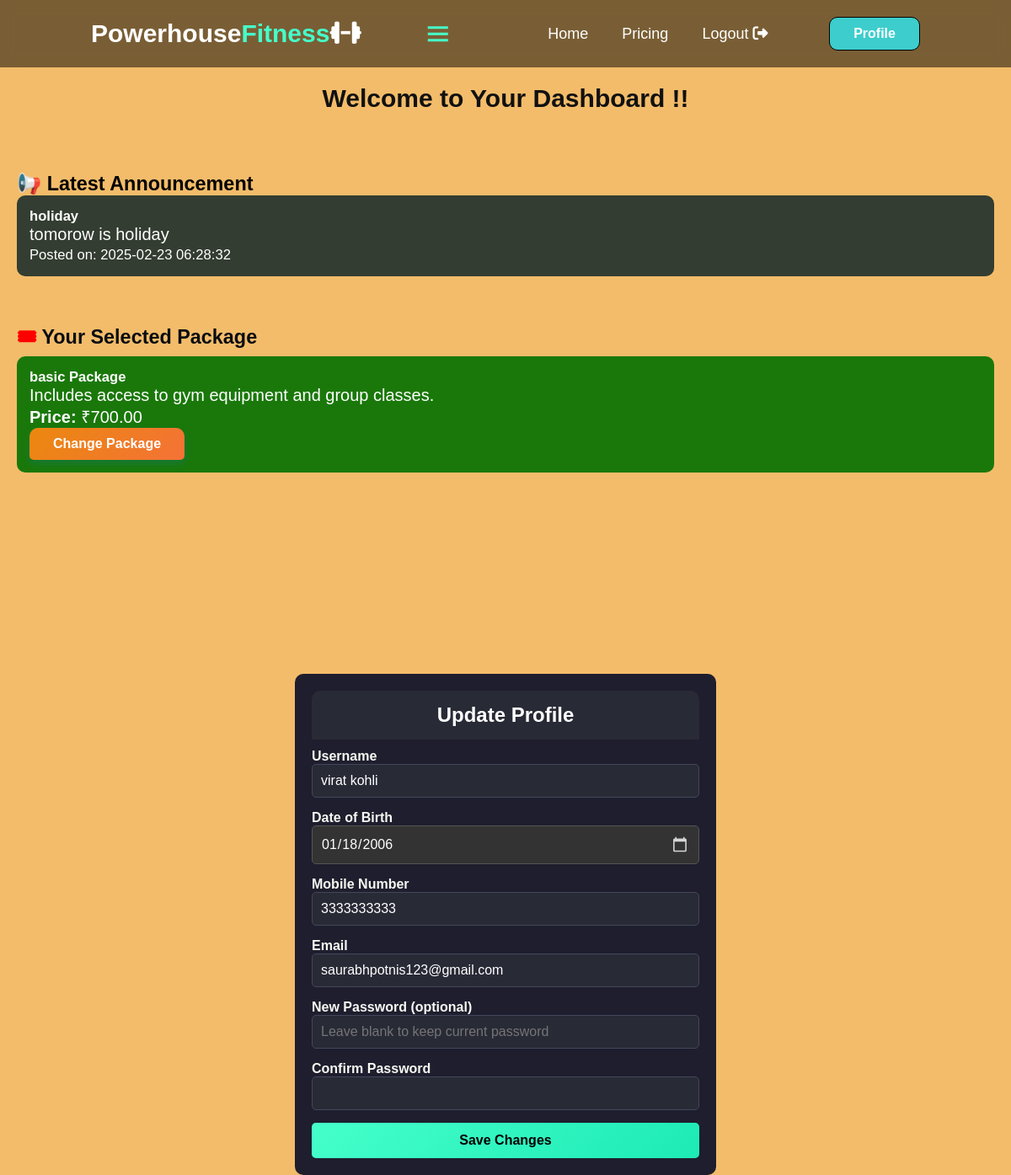
Screenshot of /userhome.php (signed in) with the database file from the repository.
### tables this page shows
CREATE TABLE IF NOT EXISTS `announcements` (
  `id` int NOT NULL AUTO_INCREMENT,
  `title` varchar(255) NOT NULL,
  `message` text NOT NULL,
  `created_at` timestamp NULL DEFAULT CURRENT_TIMESTAMP,
  PRIMARY KEY (`id`)
);

CREATE TABLE IF NOT EXISTS `packages` (
  `package_id` int NOT NULL AUTO_INCREMENT,
  `package_name` varchar(255) NOT NULL,
  `description` text NOT NULL,
  `price` decimal(10,2) NOT NULL,
  `updated_at` timestamp NULL DEFAULT CURRENT_TIMESTAMP ON UPDATE CURRENT_TIMESTAMP,
  `user_id` int DEFAULT NULL,
  `created_at` timestamp NULL DEFAULT CURRENT_TIMESTAMP ON UPDATE CURRENT_TIMESTAMP,
  `duration` varchar(50) NOT NULL,
  `font_style` varchar(100) DEFAULT NULL,
  `font_size` varchar(10) DEFAULT NULL,
  PRIMARY KEY (`package_id`)
);

CREATE TABLE IF NOT EXISTS `userinfo` (
  `id` int NOT NULL AUTO_INCREMENT,
  `username` varchar(45) DEFAULT NULL,
  `dob` date NOT NULL,
  `mobile` varchar(45) NOT NULL,
  `email` varchar(45) NOT NULL,
  `password` varchar(255) NOT NULL,
  `create_date` timestamp NOT NULL DEFAULT CURRENT_TIMESTAMP,
  `updated_at` timestamp NULL DEFAULT CURRENT_TIMESTAMP ON UPDATE CURRENT_TIMESTAMP,
  PRIMARY KEY (`id`)
);

### userhome.php (the view, shortened to what this page needs)
<?php
include "includes/config.php";
$user_id = $_SESSION['user_id'];
$sql = "SELECT p.package_name, p.description, p.price
        FROM user_packages up
        JOIN packages p ON up.package_id= p.package_id
        WHERE up.user_id = ?
        ORDER BY up.id DESC LIMIT 1";
$stmt = $conn->prepare($sql);
$stmt->bind_param("i", $user_id);
$stmt->execute();
$result = $stmt->get_result();
$package = $result->fetch_assoc();
$sql_latest_announcement = "SELECT id, title, message, created_at FROM announcements ORDER BY created_at DESC LIMIT 1";
$result_latest_announcement = $conn->query($sql_latest_announcement);
$latest_announcement = null;
if ($result_latest_announcement->num_rows > 0) {
    $latest_announcement = $result_latest_announcement->fetch_assoc();
}
$userQuery = "SELECT username, dob, mobile, email FROM userinfo WHERE id = ?";
$stmt = $conn->prepare($userQuery);
$stmt->bind_param("i", $user_id);
$stmt->execute();
$userResult = $stmt->get_result();
$user = $userResult->fetch_assoc();
?>
<!DOCTYPE html>
<html lang="en">
<head>
    <link href='https://unpkg.com/boxicons@2.1.4/css/boxicons.min.css' rel='stylesheet'>
    <link rel="stylesheet" href="https://cdnjs.cloudflare.com/ajax/libs/font-awesome/6.4.2/css/all.min.css">
    <link rel="stylesheet" href="css/userhome.css">
</head>
<body>
<header>
        <a href="#home" class="logo">Powerhouse<span>Fitness</span><i class="fa-solid fa-dumbbell" i></i>
        </a>
        <div class='bx bx-menu' id="menu-icon"></div>
        <ul class="navbar">
            <li> <a href="index.php#home">Home</a></li>
            <li> <a href="index.php#plans">Pricing</a></li>
            <li><a href="logout.php">Logout <i class="fas fa-sign-out-alt"></i> </a></li>
            </ul>
            <div class="top-btn">
            <a href="#" class="nav-btn "  data-bs-toggle="modal" data-bs-target="#profileModal">Profile</a>
        </div>
</header>
<section class="content">
<div class="containers">
    <h2 class="text-center">Welcome to Your Dashboard !!</h2>
<div class="lable">
    <h3>📢 Latest Announcement</h3>
    <?php if ($latest_announcement): ?>
        <div class="announcement-card">
            <h5><?= htmlspecialchars($latest_announcement['title']); ?></h5>
            <p><?= htmlspecialchars($latest_announcement['message']); ?></p>
            <small class="text-muted">Posted on: <?= $latest_announcement['created_at']; ?></small>
        </div>
    <?php else: ?>
        <p>No announcements at the moment.</p>
    <?php endif; ?>
</div>
    <div class="block">
        <h3><a>🎟 </a>Your Selected Package</h3>
        <?php if ($package): ?>
            <div class="package-card">
                <h5><?= htmlspecialchars($package['package_name']); ?></h5>
                <p><?= htmlspecialchars($package['description']); ?></p>
                <p><strong>Price:</strong> ₹<?= number_format($package['price'], 2); ?></p>
                <form action="change-package.php" method="POST" onsubmit="return confirmSelection()">
                <button type="submit" class="btn-primary">Change Package</button>
            </form>
        </div>
        <?php else: ?>
            <p>You have not selected a package yet.</p>
        <?php endif; ?>
    </div>
</div>
    </section>
<div class="modal fade" id="profileModal" tabindex="-1" aria-labelledby="profileModalLabel" aria-hidden="true">
    <div class="modal-dialog">
        <div class="modal-content">
            <div class="modal-header">
                <h5 class="modal-title" id="profileModalLabel">Update Profile</h5>
            </div>
            <div class="modal-body">
                <form id="updateProfileForm">
                    <div class="mb-3">
                        <label for="username" class="form-label">Username</label>
                        <input type="text" class="form-control" id="username" name="username" value="<?= htmlspecialchars($user['username']) ?>" required>
                    </div>
                    <div class="mb-3">
                        <label for="dob" class="form-label">Date of Birth</label>
                        <input type="date" class="form-control" id="dob" name="dob" value="<?= htmlspecialchars($user['dob']) ?>" required>
                    </div>
                    <div class="mb-3">
                        <label for="mobile" class="form-label">Mobile Number</label>
                        <input type="text" class="form-control" id="mobile" name="mobile" value="<?= htmlspecialchars($user['mobile']) ?>" required>
                    </div>
                    <div class="mb-3">
                        <label for="email" class="form-label">Email</label>
                        <input type="email" class="form-control" id="email" name="email" value="<?= htmlspecialchars($user['email']) ?>" required>
                    </div>
                    <div class="mb-3">
                        <label for="password" class="form-label">New Password (optional)</label>
                         <input type="password" class="form-control" id="password" name="password" placeholder="Leave blank to keep current password">
                     </div>
                    <div class="mb-3">
                       <label for="confirm_password" class="form-label">Confirm Password</label>
                          <input type="password" class="form-control" id="confirm_password" name="confirm_password">
                 </div>
                    <button type="submit" class="btn btn-success">Save Changes</button>
                </form>
            </div>
        </div>
    </div>
</div>
</body>
</html>

### css/userhome.css (style rules this page uses)
.containers { padding-top: 100px; width: 100vw; height: 100vh; background-color: rgb(243, 188, 106) }
.lable { font-size: 20px; margin-top: 50px; padding: 20px; }
.block { font-size: 20px; padding: 20px; }
.block a { color: red; }
.block h3 { color: #080c11; }
.lable h3 { color: black; }
.announcement-card { background:rgb(51, 61, 49); padding: 15px; border-radius: 10px; margin-bottom: 15px; }
.package-card { background:rgb(26, 120, 10); padding: 15px; border-radius: 10px;font-size: 20px; }
* { font-family: 'Poppins', sans-serif; margin:0; padding: 0; box-sizing: border-box; text-decoration: none; list-style: none; border: none; outline: none; scroll-behavior: smooth; }
:root { --bg-color: rgb(243, 188, 106); --snd-bg-color:#111; --text-color:#fff; --main-color:#45ffca; --service:rgba(147, 211, 248, 0.995); }
body { background: var(--bg-color); color:var(--text-color) }
section { min-height: 100vh; width: 100%; }
h2 { text-align: center; font-size: 30px; color: #111; }
html { font-size: 62.5%; overflow-x:hidden; }
header { position: fixed; width: 100%; top:0; right: 0; z-index: 1000; display: flex; justify-content: space-between; align-items: center; padding: 2rem 9%; background: rgba(0, 0, 0, 0.5); backdrop-filter: blur(10px); transition:all 0.5s ease; }
.logo { font-size: 3rem; color: var(--text-color); font-weight: 800; cursor:pointer; transition: 0.3s ease-in-out; }
span { color: var(--main-color); }
.navbar { display:flex; }
.navbar a { font-size: 1.8rem; font-weight: 500; color:var(--text-color); margin-left: 4rem; transition: all 0.5s ease; border-bottom:3px solid transparent; }
.nav-btn { display: inline-block; border: 1px solid #000; padding: 1rem 2.8rem; background:rgb(61, 205, 205); color:white; border-radius: 1rem; font-size:1.6rem; font-weight:600; transition: all 0.5s ease; }
.btn-primary { background: linear-gradient(135deg, #eb880f, #f47236); color: white; border: none; padding: 1rem 2.8rem; font-size: 16px; font-weight: bold; border-radius: 5px; transition: 0.3s ease-in-out; box-shadow: 0 4px 10px rgba(0, 123, 255, 0.2); display: inline-block; border-top-left-radius: 10px; border-top-right-radius: 10px; }
#menu-icon { font-size: 3.6rem; color:var(--main-color); cursor: pointer; }
.modal-content { background: #1e1e2e; color: #ffffff; border-radius: 10px; padding: 20px; max-width: 500px; margin: auto; }
.modal-header { background: #282a36; color: #ffffff; text-align: center; padding: 15px; border-top-left-radius: 10px; border-top-right-radius: 10px; }
.modal-title { font-size: 24px; font-weight: bold; }
.modal-body .form-control { background: #282a36; color: #ffffff; border: 1px solid #44475a; padding: 10px; font-size: 16px; width: 100%; border-radius: 5px; transition: border 0.3s ease; }
.modal-body .form-label { font-weight: bold; color: #f8f8f2; font-size: 16px; }
.modal-body .btn-success { background: linear-gradient(135deg, #45ffca, #1deab6); border: none; padding: 12px 20px; font-size: 16px; width: 100%; font-weight: bold; border-radius: 5px; transition: background 0.3s ease; }
.modal-body .mb-3 { margin-bottom: 15px; }
.modal-body input[type="date"] { background: #333; color: white; border: 1px solid #555; padding: 10px; font-size: 16px; width: 100%; border-radius: 5px; }

### rows the page displays
announcements: title "holiday", message "tomorow is holiday", created_at "2025-02-23 06:28:32"
packages: package_name "basic Package", description "Includes access to gym equipment and group classes.", price "700.00"
userinfo: username "virat kohli", dob "01/18/2006", mobile "3333333333", email "saurabhpotnis123@gmail.com"
